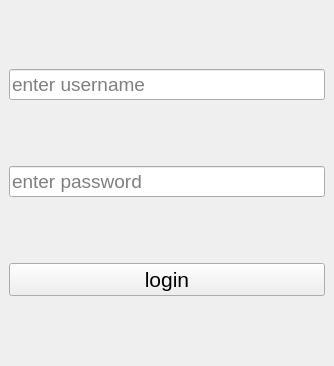
<?xml version="1.0" encoding="UTF-8"?>
<ui version="4.0">
 <class>login</class>
 <widget class="QMainWindow" name="login">
  <property name="geometry">
   <rect>
    <x>0</x>
    <y>0</y>
    <width>334</width>
    <height>366</height>
   </rect>
  </property>
  <property name="minimumSize">
   <size>
    <width>334</width>
    <height>0</height>
   </size>
  </property>
  <property name="windowTitle">
   <string>MainWindow</string>
  </property>
  <widget class="QWidget" name="centralwidget">
   <layout class="QVBoxLayout" name="verticalLayout">
    <item>
     <widget class="QLineEdit" name="username">
      <property name="minimumSize">
       <size>
        <width>5</width>
        <height>5</height>
       </size>
      </property>
      <property name="font">
       <font>
        <pointsize>14</pointsize>
        <weight>50</weight>
        <bold>false</bold>
       </font>
      </property>
      <property name="styleSheet">
       <string notr="true">a</string>
      </property>
      <property name="inputMask">
       <string/>
      </property>
      <property name="text">
       <string/>
      </property>
      <property name="placeholderText">
       <string>enter username</string>
      </property>
     </widget>
    </item>
    <item>
     <widget class="QLineEdit" name="password">
      <property name="minimumSize">
       <size>
        <width>5</width>
        <height>5</height>
       </size>
      </property>
      <property name="font">
       <font>
        <pointsize>14</pointsize>
        <weight>50</weight>
        <bold>false</bold>
       </font>
      </property>
      <property name="styleSheet">
       <string notr="true">a</string>
      </property>
      <property name="inputMask">
       <string extracomment="username"/>
      </property>
      <property name="text">
       <string extracomment="username"/>
      </property>
      <property name="echoMode">
       <enum>QLineEdit::Password</enum>
      </property>
      <property name="placeholderText">
       <string>enter password</string>
      </property>
     </widget>
    </item>
    <item>
     <widget class="QPushButton" name="loginb">
      <property name="font">
       <font>
        <pointsize>16</pointsize>
       </font>
      </property>
      <property name="text">
       <string>login</string>
      </property>
     </widget>
    </item>
   </layout>
  </widget>
 </widget>
 <resources/>
 <connections/>
</ui>
